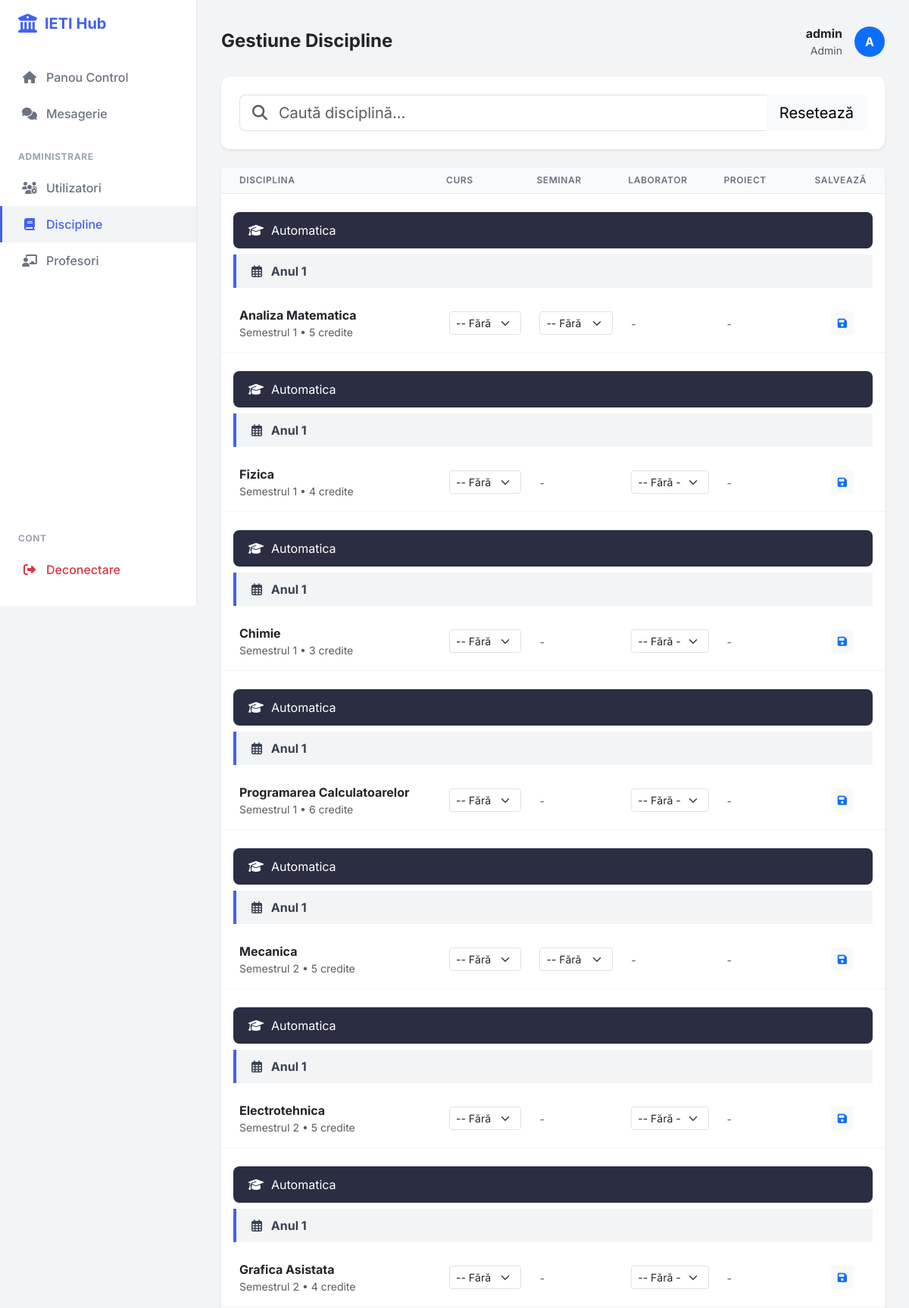
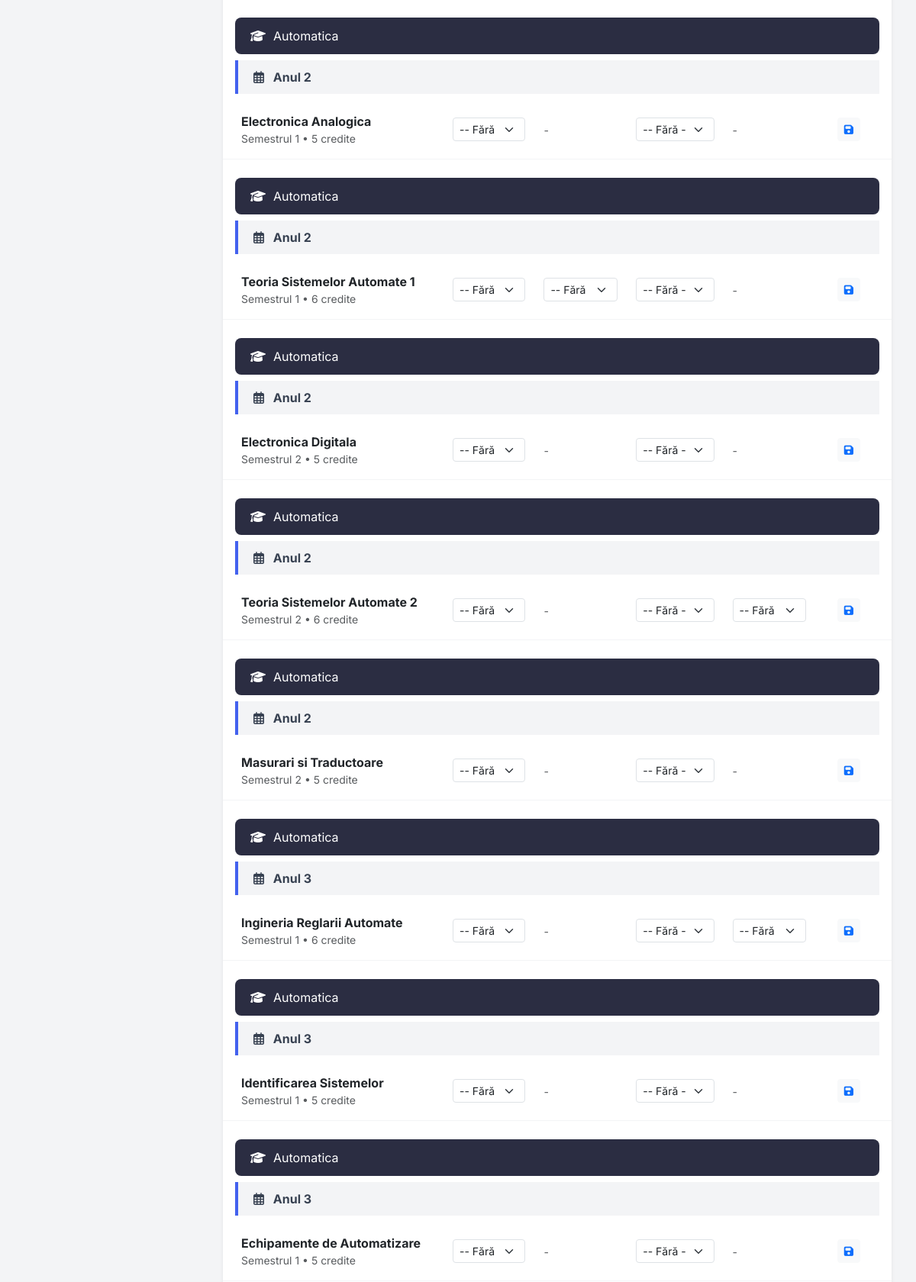
/lista_discipline (signed in, upper part), run on the app's committed database (2 pictures, top to bottom).
### app.py (models this page shows, shortened)
class User(UserMixin, db.Model):
    id = db.Column(db.Integer, primary_key=True)
    username = db.Column(db.String(150), unique=True, nullable=False)
    email = db.Column(db.String(150), unique=True, nullable=False)
    password = db.Column(db.String(150), nullable=False)
    role = db.Column(db.String(20), nullable=False, default='student')
    is_approved = db.Column(db.Boolean, default=False)
    student_profile = db.relationship('Student', backref='user_account', uselist=False, cascade="all, delete-orphan")
    profesor_profile = db.relationship('Profesor', backref='user_account', uselist=False, cascade="all, delete-orphan")

class Disciplina(db.Model):
    id_disciplina = db.Column(db.Integer, primary_key=True)
    nume_disciplina = db.Column(db.String(100), nullable=False)
    credite = db.Column(db.Integer, nullable=False)
    an_studiu = db.Column(db.Integer, nullable=False)
    specializare = db.Column(db.String(50), nullable=False)
    semestru = db.Column(db.Integer, nullable=False)
    has_laborator = db.Column(db.Boolean, default=False)
    has_seminar = db.Column(db.Boolean, default=False)
    has_proiect = db.Column(db.Boolean, default=False)
    id_titular = db.Column(db.Integer, db.ForeignKey('profesor.id_profesor'), nullable=True)
    id_laborant = db.Column(db.Integer, db.ForeignKey('profesor.id_profesor'), nullable=True)
    id_seminarist = db.Column(db.Integer, db.ForeignKey('profesor.id_profesor'), nullable=True)
    id_proiectant = db.Column(db.Integer, db.ForeignKey('profesor.id_profesor'), nullable=True)
    pondere_examen = db.Column(db.Integer, default=60)
    pondere_laborator = db.Column(db.Integer, default=40)
    pondere_proiect = db.Column(db.Integer, default=0)
    min_prez_curs = db.Column(db.Integer, default=50)
    min_prez_laborator = db.Column(db.Integer, default=100)
    min_prez_seminar = db.Column(db.Integer, default=100)
    min_prez_proiect = db.Column(db.Integer, default=100)
    note = db.relationship('Notare', backref='disciplina', lazy=True)
    inscrieri = db.relationship('Inscriere', backref='disciplina', lazy=True, cascade="all, delete-orphan")
    prezente = db.relationship('Prezenta', backref='disciplina', lazy=True, cascade="all, delete-orphan")

### app.py (the view)
@app.route('/lista_discipline')
@login_required
def lista_discipline():
    discipline = Disciplina.query.order_by(Disciplina.specializare, Disciplina.an_studiu, Disciplina.semestru).all()
    profesori = Profesor.query.all()
    return render_template('lista_discipline.html', discipline=discipline, profesori=profesori)

### app.py (called while the page is built)
@login_manager.user_loader
def load_user(user_id):
    return User.query.get(int(user_id))

    def get_full_name(self): return f"{self.nume} {self.prenume}"

### templates/lista_discipline.html (shortened to what this page needs)
{% extends "base.html" %}
{% block page_title %}Gestiune Discipline{% endblock %}
{% block content %}
<div class="card mb-4 border-0 shadow-sm">
    <div class="card-body">
        <div class="input-group input-group-lg">
            <span class="input-group-text bg-white border-end-0"><i class="fas fa-search text-muted"></i></span>
            <input type="text" id="searchDiscipline" class="form-control border-start-0 ps-0" placeholder="Caută disciplină..." onkeyup="filterSmart()">
            <button class="btn btn-light" onclick="clearSearch()">Resetează</button>
        </div>
    </div>
</div>
<div class="card border-0 shadow-sm">
    <div class="card-body p-0">
        <div class="table-responsive">
            <table class="table mb-0" id="disciplineTable">
                <thead>
                    <tr>
                        <th class="ps-4">Disciplina</th>
                        <th>Curs</th>
                        <th>Seminar</th>
                        <th>Laborator</th>
                        <th>Proiect</th>
                        <th class="text-center pe-4">Salvează</th>
                    </tr>
                </thead>
                <tbody>
                    {% set current_spec = '' %}
                    {% set current_an = 0 %}
                    {% for d in discipline %}
                        {% if current_spec != d.specializare %}
                            <tr class="header-row spec-row" data-type="spec">
                                <td colspan="6" class="p-0 border-0">
                                    <div class="spec-header mx-3">
                                        <i class="fas fa-graduation-cap"></i> {{ d.specializare }}
                                    </div>
                                </td>
                            </tr>
                            {% set current_spec = d.specializare %}
                            {% set current_an = 0 %}
                        {% endif %}
                        {% if current_an != d.an_studiu %}
                            <tr class="header-row an-row" data-type="an">
                                <td colspan="6" class="p-0 border-0">
                                    <div class="an-header mx-3 my-2">
                                        <i class="far fa-calendar-alt me-2"></i> Anul {{ d.an_studiu }}
                                    </div>
                                </td>
                            </tr>
                            {% set current_an = d.an_studiu %}
                        {% endif %}
                        <tr class="discipline-row">
                            <td class="ps-4">
                                <div class="fw-bold nume-materie text-dark">{{ d.nume_disciplina }}</div>
                                <div class="small text-muted">Semestrul {{ d.semestru }} • {{ d.credite }} credite</div>
                            </td>
                            <form action="{{ url_for('admin_asignare') }}" method="POST">
                                <td>
                                    <select name="titular" class="form-select form-select-sm">
                                        <option value="">-- Fără --</option>
                                    </select>
                                </td>
                                <td>
                                    {% if d.has_seminar %}
                                        <select name="seminarist" class="form-select form-select-sm">
                                            <option value="">-- Fără --</option>
                                        </select>
                                    {% else %}<span class="text-muted small">-</span>{% endif %}
                                </td>
                                <td>
                                    {% if d.has_laborator %}
                                        <select name="laborant" class="form-select form-select-sm">
                                            <option value="">-- Fără --</option>
                                        </select>
                                    {% else %}<span class="text-muted small">-</span>{% endif %}
                                </td>
                                <td>
                                    {% if d.has_proiect %}
                                        <select name="proiectant" class="form-select form-select-sm">
                                            <option value="">-- Fără --</option>
                                        </select>
                                    {% else %}<span class="text-muted small">-</span>{% endif %}
                                </td>
                                <td class="text-center pe-4">
                                    <button type="submit" class="btn btn-light btn-sm text-primary hover-shadow" title="Salvează">
                                        <i class="fas fa-save"></i>
                                    </button>
                                </td>
                            </form>
                        </tr>
                    {% else %}
                        <tr><td colspan="6" class="text-center p-4">Nu există date.</td></tr>
                    {% endfor %}
                </tbody>
            </table>
        </div>
    </div>
</div>
{% endblock %}

### templates/base.html (shortened to what this page needs)
<!doctype html>
<html lang="ro">
<head>
    <link href="https://cdn.jsdelivr.net/npm/bootstrap@5.3.0/dist/css/bootstrap.min.css" rel="stylesheet">
    <link rel="stylesheet" href="https://cdnjs.cloudflare.com/ajax/libs/font-awesome/6.4.0/css/all.min.css">
</head>
<body>
{% if current_user.is_authenticated %}
<nav class="sidebar">
    <div class="brand">
        <i class="fas fa-university fa-lg"></i> IETI Hub
    </div>
    <div class="nav flex-column flex-grow-1">
        <a href="{{ url_for('index') }}" class="nav-link {{ 'active' if request.endpoint == 'index' else '' }}">
            <i class="fas fa-home"></i> Panou Control
        </a>
        <a href="{{ url_for('chat_home') }}" class="nav-link {{ 'active' if 'chat' in request.endpoint else '' }}">
            <i class="fas fa-comments"></i> Mesagerie
        </a>
        {% if current_user.role == 'admin' %}
            <div class="nav-title">Administrare</div>
            <a href="{{ url_for('gestiune_utilizatori') }}" class="nav-link {{ 'active' if 'utilizatori' in request.endpoint else '' }}">
                <i class="fas fa-users-cog"></i> Utilizatori
            </a>
            <a href="{{ url_for('lista_discipline') }}" class="nav-link {{ 'active' if 'discipline' in request.endpoint else '' }}">
                <i class="fas fa-book"></i> Discipline
            </a>
            <a href="{{ url_for('lista_profesori') }}" class="nav-link {{ 'active' if 'profesori' in request.endpoint else '' }}">
                <i class="fas fa-chalkboard-teacher"></i> Profesori
            </a>
        {% endif %}
        <div class="mt-auto mb-4">
            <div class="nav-title">Cont</div>
            <a href="{{ url_for('logout') }}" class="nav-link text-danger">
                <i class="fas fa-sign-out-alt"></i> Deconectare
            </a>
        </div>
    </div>
</nav>
{% endif %}
<main class="{{ 'main-content' if current_user.is_authenticated else '' }}">
    {% if current_user.is_authenticated and request.endpoint not in ['login', 'register'] %}
    <div class="d-flex justify-content-between align-items-center mb-4 d-none d-lg-flex">
        <div>
            <h4 class="fw-bold mb-0 text-dark">
                {% block page_title %}Dashboard{% endblock %}
            </h4>
        </div>
        <div class="d-flex align-items-center gap-3">
            <div class="text-end">
                <span class="d-block fw-bold text-dark">{{ current_user.username }}</span>
                <span class="d-block small text-muted">{{ current_user.role|capitalize }}</span>
            </div>
            <div class="bg-primary text-white rounded-circle d-flex align-items-center justify-content-center fw-bold" style="width: 40px; height: 40px;">
                {{ current_user.username[0]|upper }}
            </div>
        </div>
    </div>
    {% endif %}
    {% block content %}{% endblock %}
</main>
</body>
</html>

### templates/base.html (style rules this page uses)
:root { --primary: #4361ee; --secondary: #3f37c9; --success: #4cc9f0; --info: #4895ef; --warning: #f72585; --dark: #2b2d42; --light: #f8f9fa; --body-bg: #f3f4f6; --sidebar-width: 260px; }
body { font-family: 'Inter', sans-serif; background-color: var(--body-bg); color: #4b5563; min-height: 100vh; }
.sidebar { width: var(--sidebar-width); position: fixed; top: 0; left: 0; height: 100vh; background: #fff; border-right: 1px solid #e5e7eb; z-index: 1000; padding-top: 1rem; transition: all 0.3s; display: flex; flex-direction: column; }
.brand { padding: 0 1.5rem 2rem; font-size: 1.25rem; font-weight: 700; color: var(--primary); display: flex; align-items: center; gap: 10px; }
.nav-link { display: flex; align-items: center; padding: 0.75rem 1.5rem; color: #6b7280; font-weight: 500; transition: all 0.2s; border-left: 3px solid transparent; text-decoration: none; }
.nav-link:hover, .nav-link.active { color: var(--primary); background-color: #f3f4f6; border-left-color: var(--primary); }
.nav-link i { width: 24px; margin-right: 10px; text-align: center; }
.nav-title { padding: 1.5rem 1.5rem 0.5rem; font-size: 0.75rem; font-weight: 700; text-transform: uppercase; color: #9ca3af; letter-spacing: 0.05em; }
.main-content { margin-left: var(--sidebar-width); padding: 2rem; min-height: 100vh; transition: margin-left 0.3s; }
.card { border: none; border-radius: 12px; box-shadow: 0 1px 3px rgba(0,0,0,0.1); background: #fff; margin-bottom: 1.5rem; }
.card-body { padding: 1.5rem; }
.table thead th { background-color: #f9fafb; color: #6b7280; font-weight: 600; text-transform: uppercase; font-size: 0.75rem; letter-spacing: 0.05em; border-bottom: 1px solid #e5e7eb; }
.table td { vertical-align: middle; padding: 1rem 0.75rem; border-bottom: 1px solid #f3f4f6; }

### templates/lista_discipline.html (style rules this page uses)
.spec-header { background-color: #2b2d42; color: #fff; padding: 12px 20px; border-radius: 8px; margin-top: 1.5rem; display: flex; align-items: center; gap: 10px; }
.an-header { background-color: #f3f4f6; color: #374151; font-weight: 700; padding: 10px 20px; border-left: 4px solid var(--primary); }

### data on the page
User: username "admin", role "Admin", username "A"
Disciplina: specializare "Automatica", an_studiu "1", nume_disciplina "Analiza Matematica", semestru "1", credite "5"
Disciplina: specializare "Automatica", an_studiu "1", nume_disciplina "Fizica", semestru "1", credite "4"
Disciplina: specializare "Automatica", an_studiu "1", nume_disciplina "Chimie", semestru "1", credite "3"
Disciplina: specializare "Automatica", an_studiu "1", nume_disciplina "Programarea Calculatoarelor", semestru "1", credite "6"
Disciplina: specializare "Automatica", an_studiu "1", nume_disciplina "Mecanica", semestru "2", credite "5"
Disciplina: specializare "Automatica", an_studiu "1", nume_disciplina "Electrotehnica", semestru "2", credite "5"
Disciplina: specializare "Automatica", an_studiu "1", nume_disciplina "Grafica Asistata", semestru "2", credite "4"
Disciplina: specializare "Automatica", an_studiu "2", nume_disciplina "Electronica Analogica", semestru "1", credite "5"
Disciplina: specializare "Automatica", an_studiu "2", nume_disciplina "Teoria Sistemelor Automate 1", semestru "1", credite "6"
Disciplina: specializare "Automatica", an_studiu "2", nume_disciplina "Electronica Digitala", semestru "2", credite "5"
Disciplina: specializare "Automatica", an_studiu "2", nume_disciplina "Teoria Sistemelor Automate 2", semestru "2", credite "6"
Disciplina: specializare "Automatica", an_studiu "2", nume_disciplina "Masurari si Traductoare", semestru "2", credite "5"
Disciplina: specializare "Automatica", an_studiu "3", nume_disciplina "Ingineria Reglarii Automate", semestru "1", credite "6"
Disciplina: specializare "Automatica", an_studiu "3", nume_disciplina "Identificarea Sistemelor", semestru "1", credite "5"
Disciplina: specializare "Automatica", an_studiu "3", nume_disciplina "Echipamente de Automatizare", semestru "1", credite "5"
